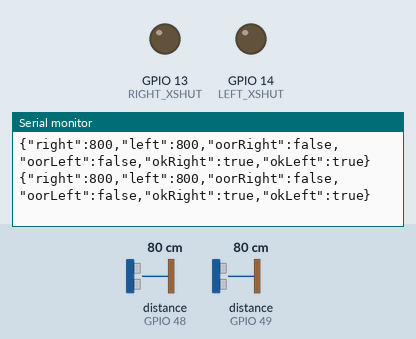
Recording of a sketch running on a simulated ESP32. Parts: output pins drawn as LEDs (lit = HIGH), the last lines printed to the serial monitor. Inputs (shaded band) come from the test bench; at power-on: distance to the obstacle (sensors on GPIO 48, GPIO 49) 80 cm.

Above: at 1.2 s.
1.3 s: distance to the obstacle (sensor on GPIO 48) set to 196 cm
At 1.62 s:
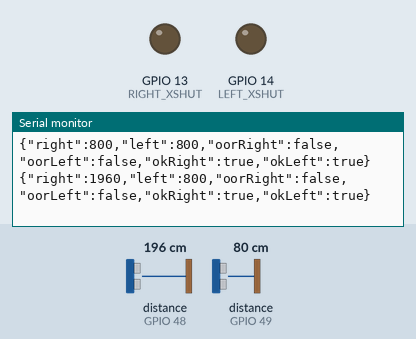
2.8 s: distance to the obstacle (sensor on GPIO 48) set to 205 cm
At 3.02 s:
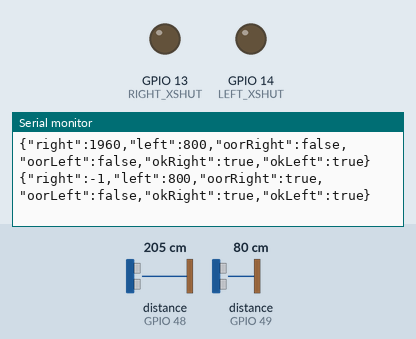
4.9 s: distance to the obstacle (sensor on GPIO 49) set to 196 cm
At 5.02 s:
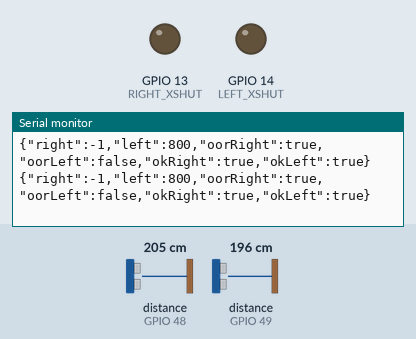
6.4 s: distance to the obstacle (sensor on GPIO 49) set to 204 cm
At 6.63 s:
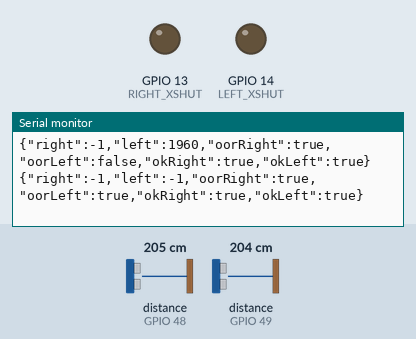

The sketch:

esp32_tof_sensors.ino
```cpp
#include <Wire.h>
#include <Adafruit_VL53L0X.h>

#define I2C_SDA 21
#define I2C_SCL 22

#define RIGHT_XSHUT 13
#define LEFT_XSHUT 14
#define RIGHT_ADDR 0x30
#define LEFT_ADDR 0x31

Adafruit_VL53L0X rightSensor;
Adafruit_VL53L0X leftSensor;

int distRight = -1, distLeft = -1;
bool oorRight = false, oorLeft = false;
bool okRight = false, okLeft = false;
unsigned long lastRead = 0;

void setup() {
  Serial.begin(115200);
  while (!Serial);
  Wire.begin(I2C_SDA, I2C_SCL);

  pinMode(RIGHT_XSHUT, OUTPUT);
  pinMode(LEFT_XSHUT, OUTPUT);
  digitalWrite(RIGHT_XSHUT, LOW);
  digitalWrite(LEFT_XSHUT, LOW);
  delay(10);

  pinMode(RIGHT_XSHUT, INPUT);
  delay(10);
  if (!rightSensor.begin(0x29)) {
    Serial.println("Right sensor not found!");
  } else {
    rightSensor.setAddress(RIGHT_ADDR);
    okRight = true;
    Serial.println("Right sensor ready");
  }

  pinMode(LEFT_XSHUT, INPUT);
  delay(10);
  if (!leftSensor.begin(0x29)) {
    Serial.println("Left sensor not found!");
  } else {
    leftSensor.setAddress(LEFT_ADDR);
    okLeft = true;
    Serial.println("Left sensor ready");
  }

  Serial.println("ESP32 ready, sending to Jetson...");
}

void readSensors() {
  if (okRight) {
    VL53L0X_RangingMeasurementData_t m;
    rightSensor.rangingTest(&m, false);
    if (m.RangeStatus != 4) {
      distRight = m.RangeMilliMeter;
      oorRight = false;
    } else {
      distRight = -1;
      oorRight = true;
    }
  }
  if (okLeft) {
    VL53L0X_RangingMeasurementData_t m;
    leftSensor.rangingTest(&m, false);
    if (m.RangeStatus != 4) {
      distLeft = m.RangeMilliMeter;
      oorLeft = false;
    } else {
      distLeft = -1;
      oorLeft = true;
    }
  }
}

void loop() {
  unsigned long now = millis();
  if (now - lastRead >= 200) {
    lastRead = now;
    readSensors();

    String data = "{\"right\":" + String(distRight) +
                  ",\"left\":" + String(distLeft) +
                  ",\"oorRight\":" + String(oorRight ? "true" : "false") +
                  ",\"oorLeft\":" + String(oorLeft ? "true" : "false") +
                  ",\"okRight\":" + String(okRight ? "true" : "false") +
                  ",\"okLeft\":" + String(okLeft ? "true" : "false") + "}";

    Serial.println("");               // dummy line - primes the TX
    delayMicroseconds(500);           // let TX line stabilize
    Serial.println(data);             // real data - clean signal
  }
}
```

Measured:
- the behaviour switches between 200 and 201 cm on distance to the obstacle (sensor on GPIO 48) (found by bisection; images 1 and 2)
- the behaviour switches between 200 and 201 cm on distance to the obstacle (sensor on GPIO 49) (found by bisection; images 3 and 4)
- after the input at 1.3 s, the serial monitor: prints a new line after 0.17 s (image 1)
- after the input at 2.8 s, the serial monitor: prints a new line after 0.07 s (image 2)
- after the input at 6.4 s, the serial monitor: prints a new line after 0.07 s (image 4)
